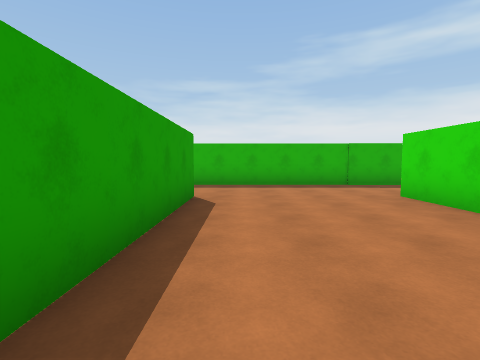
view 1 (above)

18 first-person views from a walk through a 3-D level made in the Unity game engine. The camera is 1.4 m above the floor, tilts 4° down and sees 85° across. The floor is counted in squares, 2 m on a side. Each view is taken from the middle of a square. On the plan, view 1 faces up. The plan holds only what a view shows up to about 9 squares ahead; the rest is blank. The place goes on beyond the plan. The player is left out.

view 2
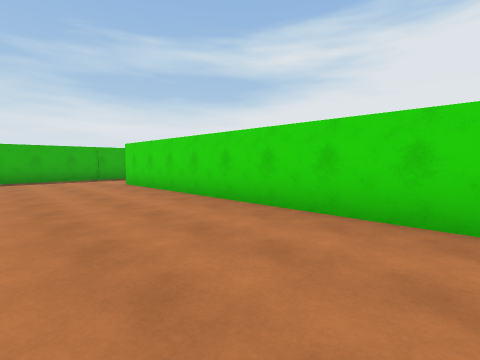

view 3
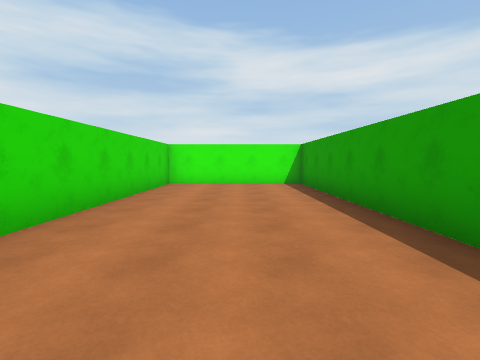

view 4
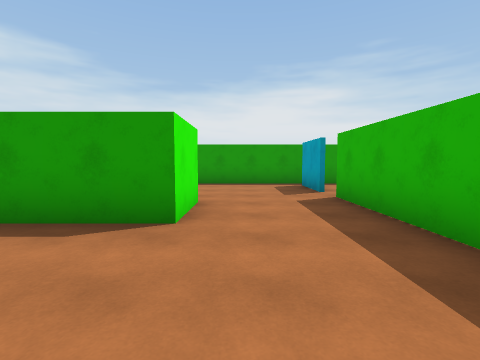

view 5
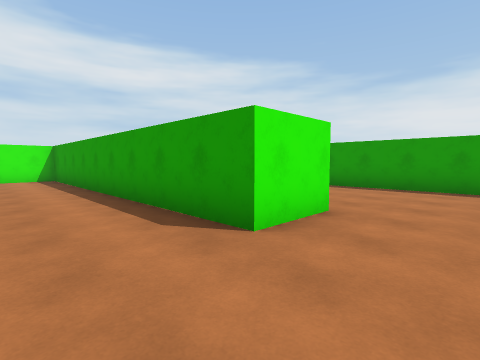

view 6
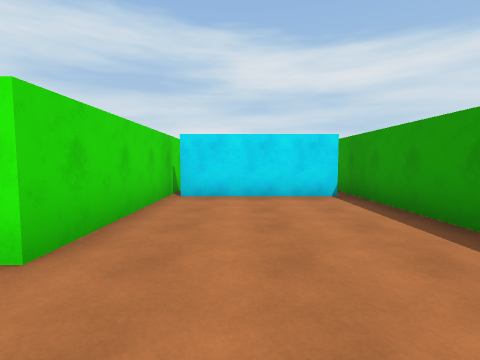

view 7
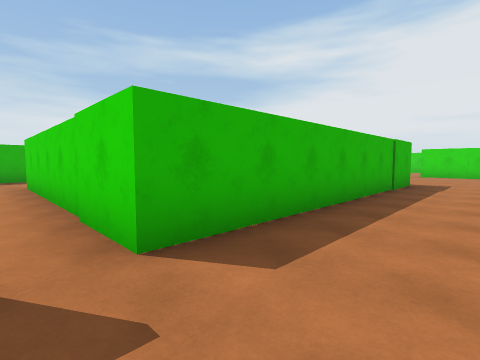

view 8
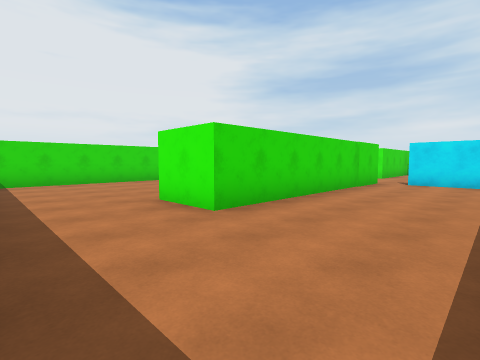

view 9
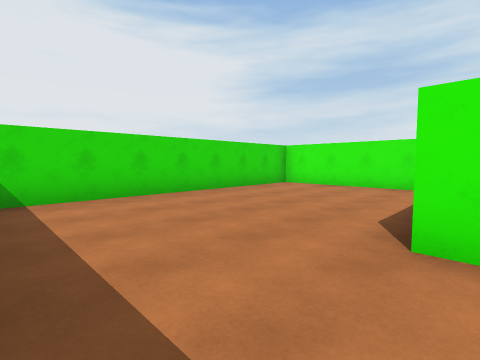

view 10
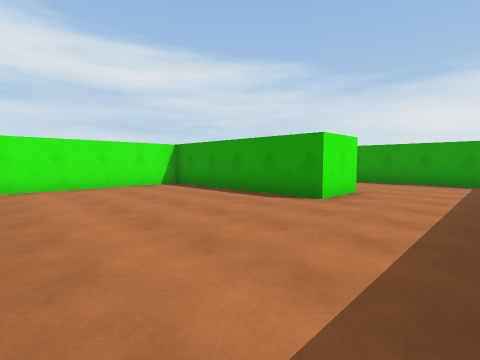

view 11
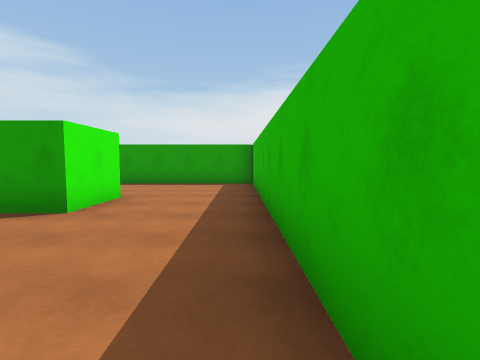

view 12
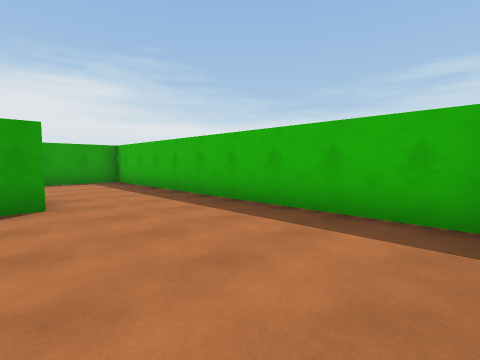

view 13
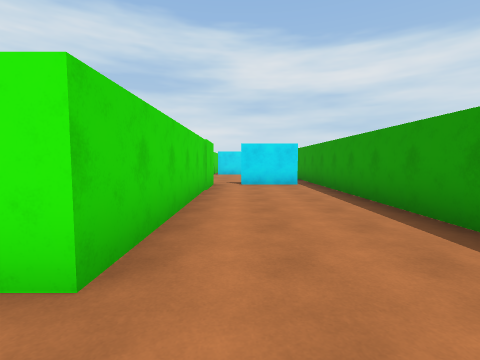

view 14
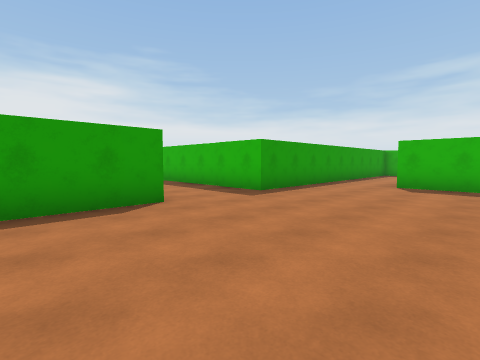

view 15
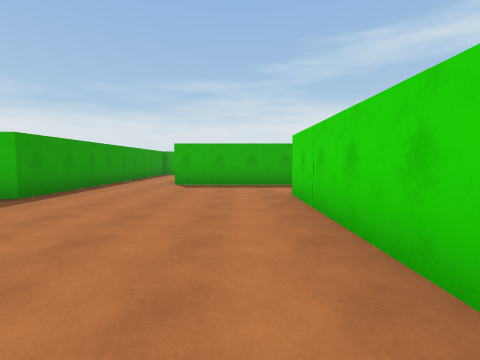

view 16
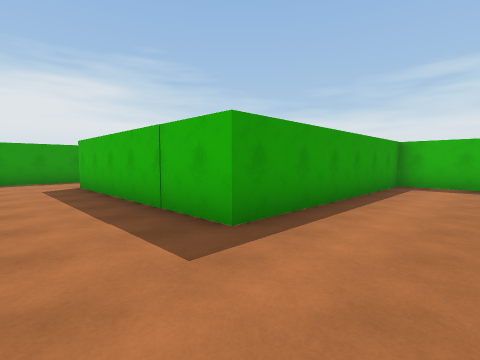

view 17
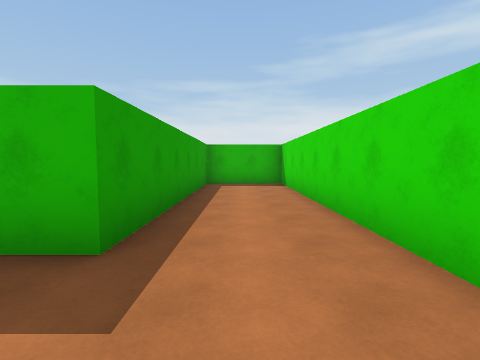

view 18
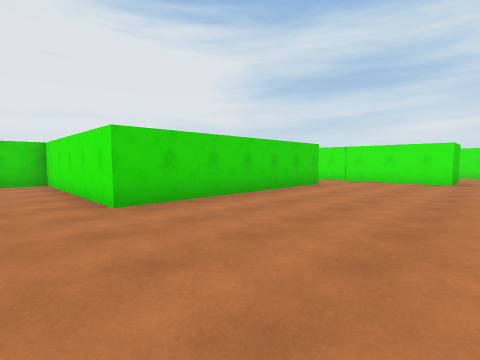

### Floor plan
Points are (right, up) in squares from view 1. A wall is a line through its corners. A room is listed if a view was taken in it or the views show most of it. See-through windows are left out.
Room 1 (views 1, 2, 3, 4, 5)
walls: (-2.5, 5.3) (-0.9, 5.3) (-0.9, -4.3) (3.2, -4.3) (3.2, 5.4); (4.9, 7.9) (-3.1, 7.9)
ways out: opening at (-1.5, 6.5) to room 2; opening at (4, 6.5) to room 4
Room 2 (views 6, 7)
walls: (-4, 7.9) (-5.9, 7.9); (-6, 1.7) (-2.8, 1.7); (-6.4, 8.5) (-6.4, 1); (-2.5, 0.5) (-2.5, 5.3)
ways out: opening at (-1.5, 6.5) to room 1; opening at (-6, 8) to room 3; gap at (-4, 8) to room 3
Room 3 (views 8, 9, 10, 11, 12, 13)
walls: (2.9, 17.4) (-6.4, 17.4) (-6.4, 8.5); (-3.1, 7.9) (-3.1, 14.6) (-1.5, 14.6) (-1.5, 9.5) (3.2, 9.5) (3.2, 16.9); (-5.9, 8) (-4, 8)
ways out: opening at (-6, 8) to room 2; gap at (-4, 8) to room 2
Room 4 (views 14, 15, 16, 17, 18)
walls: (4.9, 5.4) (4.9, 3.1); (4.9, 12.1) (4.9, 7.9); (10.1, 2.2) (10.1, 8.6) (15.3, 8.6) (15.3, 17.4) (13, 17.4) (13, 10.9) (7, 10.9); (7, 0.3) (9.1, 0.3)
ways out: opening at (4, 6.5) to room 1; opening at (5.5, 11.5); opening at (10.5, 1.5)

Positions as (right, up) in squares from view 1, and headings:
1: (0, 0), facing up
2: (0, -3), facing up-right
3: (1, 4), facing down
4: (2, 6), facing left
5: (1, 7), facing down-left
6: (-4, 7), facing down
7: (-4, 6), facing up-right
8: (-6, 17), facing down-right
9: (-2, 17), facing down-right
10: (3, 17), facing down-left
11: (2, 17), facing left
12: (3, 14), facing up-left
13: (-4, 16), facing down
14: (9, 3), facing up-left
15: (9, 3), facing up
16: (15, 9), facing up-left
17: (14, 9), facing up
18: (6, 10), facing down-right
